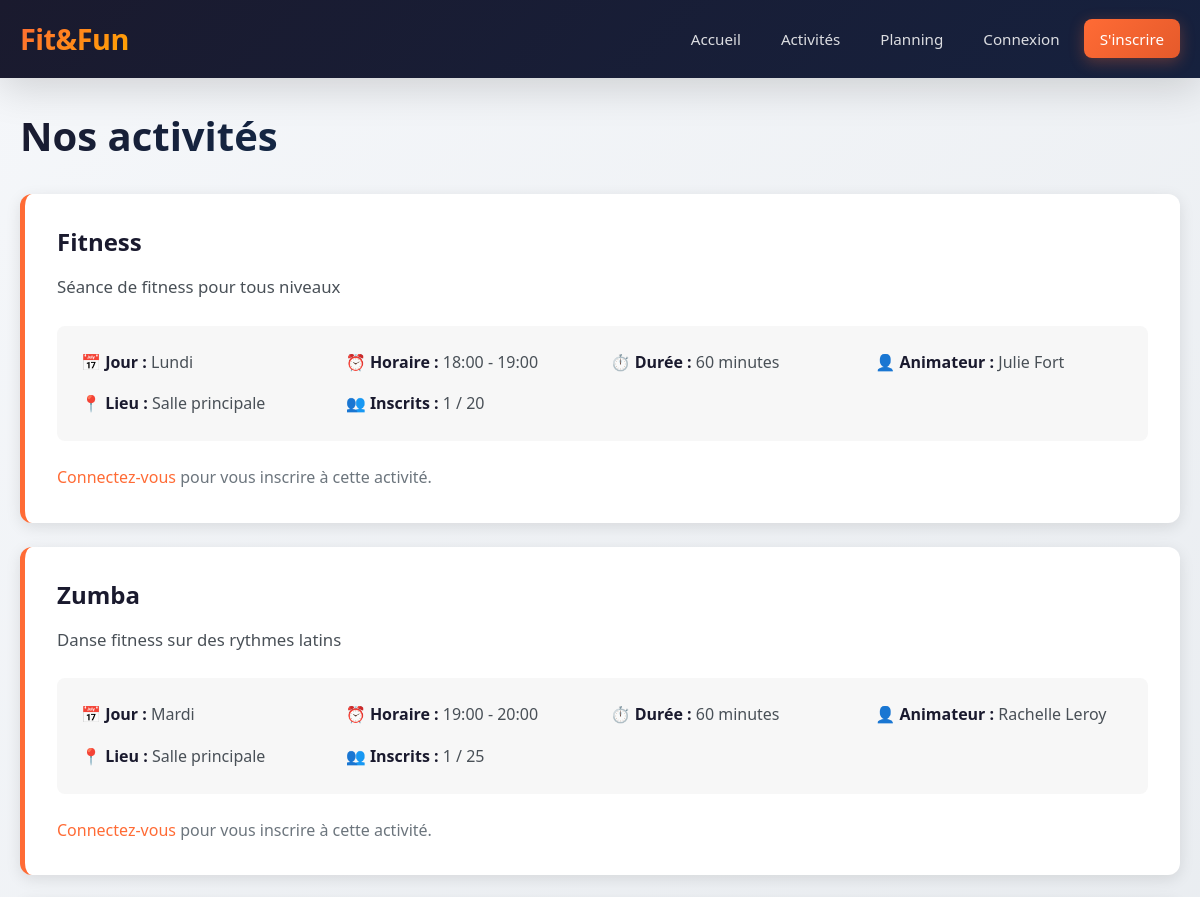
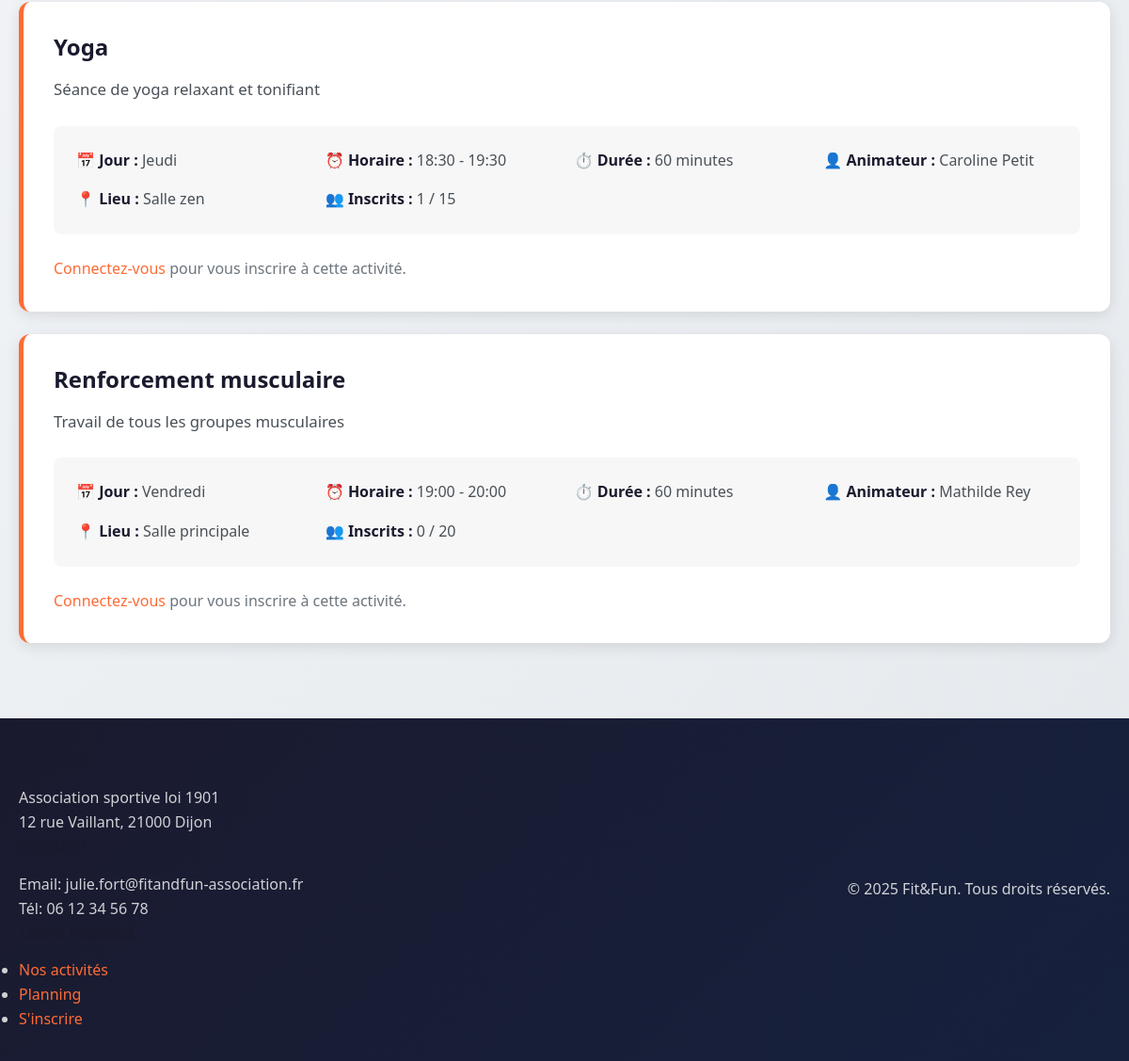
Page /activites.php on the committed database (2 pictures, top to bottom).
### tables this page shows
CREATE TABLE IF NOT EXISTS activites (
    id INT AUTO_INCREMENT PRIMARY KEY,
    nom VARCHAR(100) NOT NULL,
    description TEXT,
    animateur_id INT,
    jour_semaine ENUM('Lundi', 'Mardi', 'Mercredi', 'Jeudi', 'Vendredi', 'Samedi', 'Dimanche') NOT NULL,
    heure_debut TIME NOT NULL,
    heure_fin TIME,
    duree_minutes INT DEFAULT 60,
    capacite_max INT DEFAULT 20,
    lieu VARCHAR(255),
    statut ENUM('active', 'annulee', 'suspendue') DEFAULT 'active',
    FOREIGN KEY (animateur_id) REFERENCES animateurs(id) ON DELETE SET NULL
);

### config/config.php (called while the page is built, shortened)
<?php
require_once __DIR__ . '/database.php';
function estConnecte() {
    return isset($_SESSION['utilisateur_id']);
}
function e($string) {
    return htmlspecialchars($string, ENT_QUOTES, 'UTF-8');
}

### config/database.php (called while the page is built, shortened)
<?php
class Database {
    private static $instance = null;
    private $connection;
    private function __construct() {
        try {
            $dsn = "mysql:host=" . DB_HOST . ";dbname=" . DB_NAME . ";charset=" . DB_CHARSET;
            $options = [
                PDO::ATTR_ERRMODE => PDO::ERRMODE_EXCEPTION,
                PDO::ATTR_DEFAULT_FETCH_MODE => PDO::FETCH_ASSOC,
                PDO::ATTR_EMULATE_PREPARES => false,
            ];
            $this->connection = new PDO($dsn, DB_USER, DB_PASS, $options);
        } catch (PDOException $e) {
            die("Erreur de connexion à la base de données : " . $e->getMessage());
        }
    }
    public static function getInstance() {
        if (self::$instance === null) {
            self::$instance = new self();
        }
        return self::$instance;
    }
    public function getConnection() {
        return $this->connection;
    }
}

### src/models/Activite.php (called while the page is built, shortened)
<?php
require_once dirname(__DIR__, 2) . '/config/config.php';
class Activite {
    private $db;
    public function __construct() {
        $this->db = Database::getInstance()->getConnection();
    }
    public function getTous() {
        $sql = "SELECT a.*,
                CONCAT(an.prenom, ' ', an.nom) as animateur_nom,
                an.email as animateur_email
                FROM activites a
                LEFT JOIN animateurs an ON a.animateur_id = an.id
                WHERE a.statut = 'active'
                ORDER BY
                    FIELD(a.jour_semaine, 'Lundi', 'Mardi', 'Mercredi', 'Jeudi', 'Vendredi', 'Samedi', 'Dimanche'),
                    a.heure_debut";
        $stmt = $this->db->query($sql);
        return $stmt->fetchAll();
    }
    public function getNombreInscrits($activiteId) {
        $stmt = $this->db->prepare("SELECT COUNT(*) as total FROM inscriptions WHERE activite_id = ? AND statut = 'active'");
        $stmt->execute([$activiteId]);
        $result = $stmt->fetch();
        return $result['total'];
    }
}

### public/activites.php (the view, shortened to what this page needs)
<?php
require_once __DIR__ . '/../config/config.php';
require_once __DIR__ . '/../src/models/Activite.php';
$activiteModel = new Activite();
$activites = $activiteModel->getTous();
include __DIR__ . '/../src/includes/header.php';
?>
<div class="container">
    <h1>Nos activités</h1>
    <div class="activities-list">
        <?php foreach ($activites as $activite): ?>
            <?php
                $nbInscrits = $activiteModel->getNombreInscrits($activite['id']);
                $estComplete = $nbInscrits >= $activite['capacite_max'];
                $estInscrit = false;
            ?>
            <div class="activity-detail-card <?php echo $estComplete ? 'complete' : ''; ?>">
                <div class="activity-header">
                    <h2><?php echo e($activite['nom']); ?></h2>
                </div>
                <?php if ($activite['description']): ?>
                    <p class="activity-description"><?php echo e($activite['description']); ?></p>
                <?php endif; ?>
                <div class="activity-info">
                    <div class="info-item">
                        <strong>📅 Jour :</strong> <?php echo e($activite['jour_semaine']); ?>
                    </div>
                    <div class="info-item">
                        <strong>⏰ Horaire :</strong>
                        <?php echo substr($activite['heure_debut'], 0, 5); ?>
                        <?php if ($activite['heure_fin']): ?>
                            - <?php echo substr($activite['heure_fin'], 0, 5); ?>
                        <?php endif; ?>
                    </div>
                    <div class="info-item">
                        <strong>⏱️ Durée :</strong> <?php echo $activite['duree_minutes']; ?> minutes
                    </div>
                    <div class="info-item">
                        <strong>👤 Animateur :</strong> <?php echo e($activite['animateur_nom']); ?>
                    </div>
                    <?php if ($activite['lieu']): ?>
                        <div class="info-item">
                            <strong>📍 Lieu :</strong> <?php echo e($activite['lieu']); ?>
                        </div>
                    <?php endif; ?>
                    <div class="info-item">
                        <strong>👥 Inscrits :</strong> <?php echo $nbInscrits; ?> / <?php echo $activite['capacite_max']; ?>
                    </div>
                </div>
                <?php if (estConnecte() && aLeDroit('adherent') && !$estInscrit && !$estComplete): ?>
                    <form method="POST" action="/activites.php" class="inline-form">
                        <input type="hidden" name="activite_id" value="<?php echo $activite['id']; ?>">
                        <button type="submit" class="btn btn-primary">S'inscrire à cette activité</button>
                    </form>
                <?php elseif (!estConnecte()): ?>
                    <p class="text-muted">
                        <a href="/login.php">Connectez-vous</a> pour vous inscrire à cette activité.
                    </p>
                <?php endif; ?>
            </div>
        <?php endforeach; ?>
    </div>
</div>
<?php include __DIR__ . '/../src/includes/footer.php'; ?>

### src/includes/header.php (shortened to what this page needs)
<?php
$cssPath = dirname(__DIR__, 2) . '/public/assets/css/style.css';
$cssVersion = file_exists($cssPath) ? filemtime($cssPath) : time();
?>
<!DOCTYPE html>
<html lang="fr">
<head>
    <link rel="stylesheet" href="/assets/css/style.css?v=<?php echo $cssVersion; ?>">
</head>
<body>
    <nav class="navbar">
        <div class="container">
            <div class="nav-brand">
                <a href="/"><?php echo APP_NAME; ?></a>
            </div>
            <ul class="nav-menu">
                <li><a href="/">Accueil</a></li>
                <li><a href="/activites.php">Activités</a></li>
                <li><a href="/planning.php">Planning</a></li>
                <?php if (estConnecte()): ?>
                    <?php if (aLeDroit('adherent')): ?>
                        <li><a href="/mes-inscriptions.php">Mes inscriptions</a></li>
                    <?php endif; ?>
                    <?php if (aLeDroit('animateur')): ?>
                        <li><a href="/gestion-seances.php">Gérer séances</a></li>
                    <?php endif; ?>
                    <?php if (aLeDroit('bureau')): ?>
                        <li><a href="/admin/">Administration</a></li>
                    <?php endif; ?>
                    <li><a href="/logout.php">Déconnexion</a></li>
                <?php else: ?>
                    <li><a href="/login.php">Connexion</a></li>
                    <li><a href="/inscription.php" class="btn-primary">S'inscrire</a></li>
                <?php endif; ?>
            </ul>
        </div>
    </nav>
    <main>

### src/includes/footer.php (shortened to what this page needs)
    </main>
    <footer class="footer">
        <div class="container">
            <div class="footer-content">
                <div class="footer-section">
                    <h3><?php echo APP_NAME; ?></h3>
                    <p>Association sportive loi 1901</p>
                    <p>12 rue Vaillant, 21000 Dijon</p>
                </div>
                <div class="footer-section">
                    <h3>Contact</h3>
                    <p>Email: julie.fort@fitandfun-association.fr</p>
                    <p>Tél: 06 12 34 56 78</p>
                </div>
                <div class="footer-section">
                    <h3>Liens rapides</h3>
                    <ul>
                        <li><a href="/activites.php">Nos activités</a></li>
                        <li><a href="/planning.php">Planning</a></li>
                        <li><a href="/inscription.php">S'inscrire</a></li>
                    </ul>
                </div>
            </div>
            <div class="footer-bottom">
                <p>&copy; <?php echo date('Y'); ?> <?php echo APP_NAME; ?>. Tous droits réservés.</p>
            </div>
        </div>
    </footer>
</body>
</html>

### public/assets/css/style.css (style rules this page uses)
*, *::before, *::after { margin: 0; padding: 0; box-sizing: border-box; }
:root { --primary: #ff6b35; --primary-dark: #e55a2b; --secondary: #004e89; --accent: #1a936f; --dark: #1a1a2e; --light: #f8f9fa; --white: #ffffff; --gray-100: #f7f7f7; --gray-200: #e9ecef; --gray-300: #dee2e6; --gray-500: #6c757d; --gray-700: #495057; --gray-900: #212529; --success: #28a745; --warning: #ffc107; --danger: #dc3545; --info: #17a2b8; --shadow: 0 4px 15px rgba(0, 0, 0, 0.1); --shadow-lg: 0 10px 40px rgba(0, 0, 0, 0.15); --radius: 12px; --radius-sm: 8px; }
body { font-family: 'Segoe UI', -apple-system, BlinkMacSystemFont, Roboto, 'Helvetica Neue', Arial, sans-serif; font-size: 16px; line-height: 1.6; color: var(--gray-900); background: linear-gradient(135deg, #f5f7fa 0%, #e4e8ec 100%); min-height: 100vh; }
a { color: var(--primary); text-decoration: none; }
.container { max-width: 1200px; margin: 0 auto; padding: 0 20px; }
main { min-height: calc(100vh - 160px); padding: 2rem 0; }
.text-muted { color: var(--gray-500); }
.navbar { background: linear-gradient(135deg, var(--dark) 0%, #16213e 100%); padding: 1rem 0; position: sticky; top: 0; z-index: 1000; box-shadow: var(--shadow-lg); }
.navbar .container { display: flex; justify-content: space-between; align-items: center; flex-wrap: wrap; gap: 1rem; }
.nav-brand a { font-size: 1.8rem; font-weight: 800; background: linear-gradient(135deg, var(--primary) 0%, #ffa500 100%); -webkit-background-clip: text; -webkit-text-fill-color: transparent; background-clip: text; letter-spacing: -0.5px; }
.nav-menu { display: flex; list-style: none; gap: 0.5rem; align-items: center; flex-wrap: wrap; }
.nav-menu li a { color: rgba(255, 255, 255, 0.85); padding: 0.6rem 1rem; border-radius: var(--radius-sm); font-weight: 500; font-size: 0.95rem; }
.nav-menu li a.btn-primary { background: linear-gradient(135deg, var(--primary) 0%, var(--primary-dark) 100%); color: var(--white); }
.btn-primary { background: linear-gradient(135deg, var(--primary) 0%, var(--primary-dark) 100%); color: var(--white); box-shadow: 0 4px 15px rgba(255, 107, 53, 0.3); }
h1, h2, h3, h4, h5, h6 { color: var(--dark); font-weight: 700; line-height: 1.3; margin-bottom: 1rem; }
h1 { font-size: 2.5rem; background: linear-gradient(135deg, var(--dark) 0%, var(--secondary) 100%); -webkit-background-clip: text; -webkit-text-fill-color: transparent; background-clip: text; margin-bottom: 1.5rem; }
h2 { font-size: 1.8rem; position: relative; display: inline-block; margin-bottom: 1.5rem; }
h2::after { content: ''; position: absolute; bottom: -8px; left: 0; width: 60px; height: 4px; background: linear-gradient(90deg, var(--primary), var(--accent)); border-radius: 2px; }
.activities-list { display: flex; flex-direction: column; gap: 1.5rem; margin-top: 2rem; }
.activity-detail-card { background: var(--white); border-radius: var(--radius); box-shadow: var(--shadow); padding: 2rem; border-left: 5px solid var(--primary); }
.activity-header { display: flex; justify-content: space-between; align-items: center; margin-bottom: 1rem; flex-wrap: wrap; gap: 0.5rem; }
.activity-header h2 { margin-bottom: 0; font-size: 1.5rem; }
.activity-header h2::after { display: none; }
.activity-description { color: var(--gray-700); margin-bottom: 1.5rem; font-size: 1.05rem; line-height: 1.7; }
.activity-info { display: grid; grid-template-columns: repeat(auto-fit, minmax(200px, 1fr)); gap: 1rem; background: var(--gray-100); padding: 1.5rem; border-radius: var(--radius-sm); margin-bottom: 1.5rem; }
.info-item { color: var(--gray-700); }
.info-item strong { color: var(--dark); }
footer { background: linear-gradient(135deg, var(--dark) 0%, #16213e 100%); color: rgba(255, 255, 255, 0.8); padding: 2rem 0; margin-top: 3rem; }
footer .container { display: flex; justify-content: space-between; align-items: center; flex-wrap: wrap; gap: 1rem; }
footer a { color: var(--primary); }

### rows in the picture
activites: nom "Fitness", description "Séance de fitness pour tous niveaux", jour_semaine "Lundi", heure_debut "18:00", heure_fin "19:00", duree_minutes "60", animateur_nom "Julie Fort", lieu "Salle principale", id "1", capacite_max "20"
activites: nom "Zumba", description "Danse fitness sur des rythmes latins", jour_semaine "Mardi", heure_debut "19:00", heure_fin "20:00", duree_minutes "60", animateur_nom "Rachelle Leroy", lieu "Salle principale", nbInscrits "1", capacite_max "25"
activites: nom "Yoga", description "Séance de yoga relaxant et tonifiant", jour_semaine "Jeudi", heure_debut "18:30", heure_fin "19:30", duree_minutes "60", animateur_nom "Caroline Petit", lieu "Salle zen", nbInscrits "1", capacite_max "15"
activites: nom "Renforcement musculaire", description "Travail de tous les groupes musculaires", jour_semaine "Vendredi", heure_debut "19:00", heure_fin "20:00", duree_minutes "60", animateur_nom "Mathilde Rey", lieu "Salle principale", nbInscrits "0", capacite_max "20"

### other values in the picture
APP_NAME "Fit&Fun"
